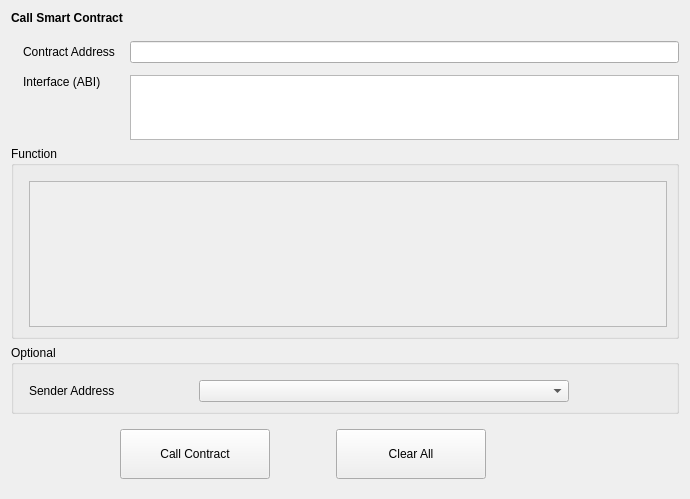
<?xml version="1.0" encoding="UTF-8"?>
<ui version="4.0">
 <class>CallContract</class>
 <widget class="QWidget" name="CallContract">
  <property name="geometry">
   <rect>
    <x>0</x>
    <y>0</y>
    <width>690</width>
    <height>499</height>
   </rect>
  </property>
  <property name="windowTitle">
   <string>Form</string>
  </property>
  <layout class="QVBoxLayout" name="verticalLayout">
   <item>
    <widget class="QStackedWidget" name="stackedWidget">
     <property name="currentIndex">
      <number>0</number>
     </property>
     <widget class="QWidget" name="callContractPage">
      <layout class="QVBoxLayout" name="verticalLayout_4">
       <property name="leftMargin">
        <number>0</number>
       </property>
       <property name="topMargin">
        <number>0</number>
       </property>
       <property name="rightMargin">
        <number>0</number>
       </property>
       <property name="bottomMargin">
        <number>0</number>
       </property>
       <item>
        <widget class="QLabel" name="labelTitle">
         <property name="font">
          <font>
           <weight>75</weight>
           <bold>true</bold>
          </font>
         </property>
         <property name="text">
          <string>Call Smart Contract</string>
         </property>
        </widget>
       </item>
       <item>
        <spacer name="verticalSpacer_4">
         <property name="orientation">
          <enum>Qt::Vertical</enum>
         </property>
         <property name="sizeType">
          <enum>QSizePolicy::Fixed</enum>
         </property>
         <property name="sizeHint" stdset="0">
          <size>
           <width>20</width>
           <height>10</height>
          </size>
         </property>
        </spacer>
       </item>
       <item>
        <layout class="QGridLayout" name="gridLayout">
         <property name="leftMargin">
          <number>12</number>
         </property>
         <property name="horizontalSpacing">
          <number>15</number>
         </property>
         <property name="verticalSpacing">
          <number>12</number>
         </property>
         <item row="0" column="0">
          <widget class="QLabel" name="labelContractAddress">
           <property name="text">
            <string>Contract Address</string>
           </property>
          </widget>
         </item>
         <item row="1" column="2">
          <widget class="QValidatedTextEdit" name="textEditInterface">
           <property name="sizePolicy">
            <sizepolicy hsizetype="Expanding" vsizetype="Fixed">
             <horstretch>0</horstretch>
             <verstretch>0</verstretch>
            </sizepolicy>
           </property>
           <property name="maximumSize">
            <size>
             <width>16777215</width>
             <height>65</height>
            </size>
           </property>
           <property name="horizontalScrollBarPolicy">
            <enum>Qt::ScrollBarAlwaysOff</enum>
           </property>
          </widget>
         </item>
         <item row="0" column="2">
          <widget class="QValidatedLineEdit" name="lineEditContractAddress"/>
         </item>
         <item row="1" column="0" alignment="Qt::AlignTop">
          <widget class="QLabel" name="labelInterface">
           <property name="text">
            <string>Interface (ABI)</string>
           </property>
          </widget>
         </item>
        </layout>
       </item>
       <item>
        <widget class="QGroupBox" name="groupBoxFunction">
         <property name="title">
          <string>Function</string>
         </property>
         <layout class="QVBoxLayout" name="verticalLayout_3">
          <property name="leftMargin">
           <number>15</number>
          </property>
          <property name="topMargin">
           <number>15</number>
          </property>
          <item>
           <widget class="QScrollArea" name="scrollAreaFunction">
            <property name="widgetResizable">
             <bool>true</bool>
            </property>
            <widget class="QWidget" name="scrollAreaWidgetContents">
             <property name="geometry">
              <rect>
               <x>0</x>
               <y>0</y>
               <width>638</width>
               <height>137</height>
              </rect>
             </property>
            </widget>
           </widget>
          </item>
         </layout>
        </widget>
       </item>
       <item>
        <widget class="QGroupBox" name="groupBoxOptional">
         <property name="title">
          <string>Optional</string>
         </property>
         <layout class="QGridLayout" name="gridLayout_3">
          <property name="leftMargin">
           <number>15</number>
          </property>
          <property name="topMargin">
           <number>15</number>
          </property>
          <property name="horizontalSpacing">
           <number>10</number>
          </property>
          <property name="verticalSpacing">
           <number>6</number>
          </property>
          <item row="0" column="1">
           <widget class="AddressField" name="lineEditSenderAddress">
            <property name="minimumSize">
             <size>
              <width>370</width>
              <height>0</height>
             </size>
            </property>
            <property name="maximumSize">
             <size>
              <width>370</width>
              <height>16777215</height>
             </size>
            </property>
           </widget>
          </item>
          <item row="0" column="0">
           <widget class="QLabel" name="labelSenderAddress">
            <property name="sizePolicy">
             <sizepolicy hsizetype="Fixed" vsizetype="Preferred">
              <horstretch>0</horstretch>
              <verstretch>0</verstretch>
             </sizepolicy>
            </property>
            <property name="minimumSize">
             <size>
              <width>160</width>
              <height>0</height>
             </size>
            </property>
            <property name="text">
             <string>Sender Address</string>
            </property>
           </widget>
          </item>
          <item row="0" column="2">
           <spacer name="horizontalSpacer_4">
            <property name="orientation">
             <enum>Qt::Horizontal</enum>
            </property>
            <property name="sizeHint" stdset="0">
             <size>
              <width>0</width>
              <height>20</height>
             </size>
            </property>
           </spacer>
          </item>
         </layout>
        </widget>
       </item>
      </layout>
     </widget>
    </widget>
   </item>
   <item>
    <layout class="QHBoxLayout" name="horizontalLayout">
     <property name="leftMargin">
      <number>9</number>
     </property>
     <property name="topMargin">
      <number>9</number>
     </property>
     <property name="rightMargin">
      <number>9</number>
     </property>
     <property name="bottomMargin">
      <number>9</number>
     </property>
     <item>
      <spacer name="horizontalSpacer">
       <property name="orientation">
        <enum>Qt::Horizontal</enum>
       </property>
       <property name="sizeType">
        <enum>QSizePolicy::Fixed</enum>
       </property>
       <property name="sizeHint" stdset="0">
        <size>
         <width>100</width>
         <height>20</height>
        </size>
       </property>
      </spacer>
     </item>
     <item>
      <widget class="QPushButton" name="pushButtonCallContract">
       <property name="minimumSize">
        <size>
         <width>150</width>
         <height>50</height>
        </size>
       </property>
       <property name="text">
        <string>Call Contract</string>
       </property>
      </widget>
     </item>
     <item>
      <spacer name="horizontalSpacer_3">
       <property name="orientation">
        <enum>Qt::Horizontal</enum>
       </property>
       <property name="sizeType">
        <enum>QSizePolicy::Fixed</enum>
       </property>
       <property name="sizeHint" stdset="0">
        <size>
         <width>60</width>
         <height>20</height>
        </size>
       </property>
      </spacer>
     </item>
     <item>
      <widget class="QPushButton" name="pushButtonClearAll">
       <property name="minimumSize">
        <size>
         <width>150</width>
         <height>50</height>
        </size>
       </property>
       <property name="text">
        <string>Clear All</string>
       </property>
      </widget>
     </item>
     <item>
      <spacer name="horizontalSpacer_2">
       <property name="orientation">
        <enum>Qt::Horizontal</enum>
       </property>
       <property name="sizeHint" stdset="0">
        <size>
         <width>40</width>
         <height>20</height>
        </size>
       </property>
      </spacer>
     </item>
    </layout>
   </item>
  </layout>
 </widget>
 <customwidgets>
  <customwidget>
   <class>AddressField</class>
   <extends>QComboBox</extends>
   <header>addressfield.h</header>
  </customwidget>
  <customwidget>
   <class>QValidatedTextEdit</class>
   <extends>QTextEdit</extends>
   <header>qvalidatedtextedit.h</header>
  </customwidget>
  <customwidget>
   <class>QValidatedLineEdit</class>
   <extends>QLineEdit</extends>
   <header>qvalidatedlineedit.h</header>
  </customwidget>
 </customwidgets>
 <resources/>
 <connections/>
</ui>
